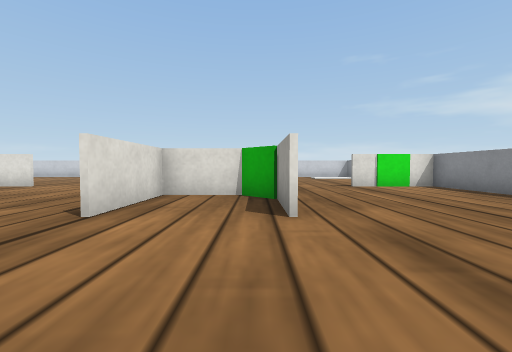
view 1 (above)

21 first-person views from a walk through a robot-simulator world made for Webots. The camera is 0.06 m above the floor, tilts 2° down and sees 90° across. The floor is counted in squares, 0.1 m on a side. Each view is taken from the middle of a square. On the plan, view 1 faces up. The plan holds only what a view shows up to about 9 squares ahead; the rest is blank. Robots are left out. Webots' stock objects and surfaces are drawn as simple stand-ins.

view 2
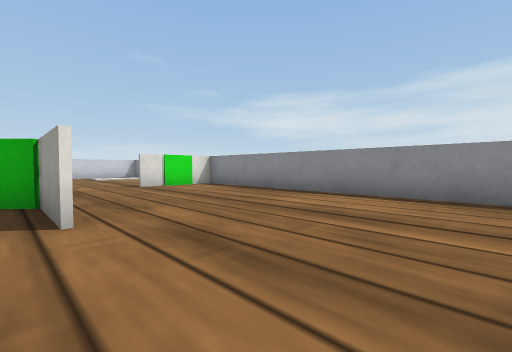

view 3
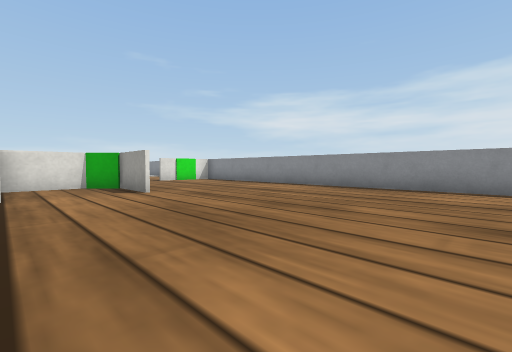

view 4
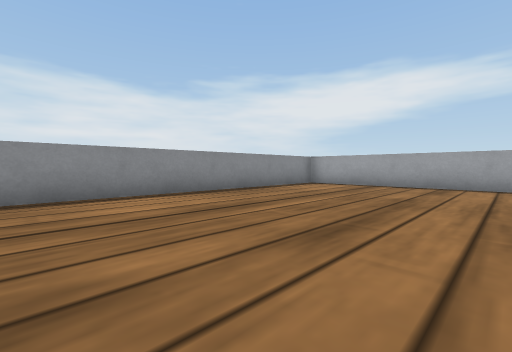

view 5
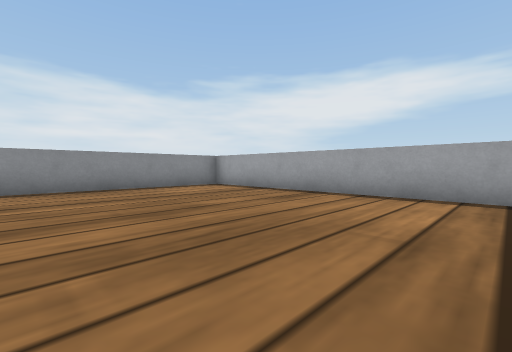

view 6
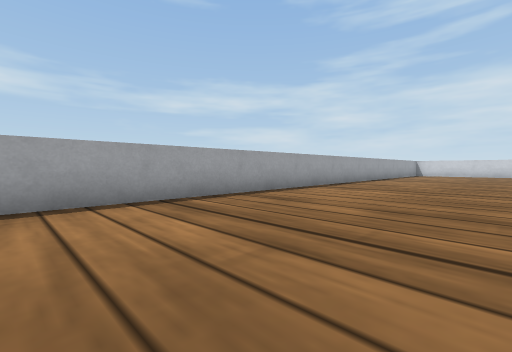

view 7
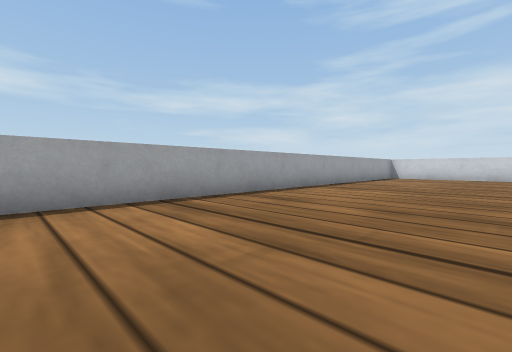

view 8
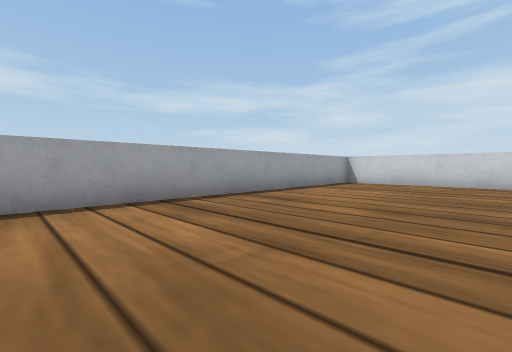

view 9
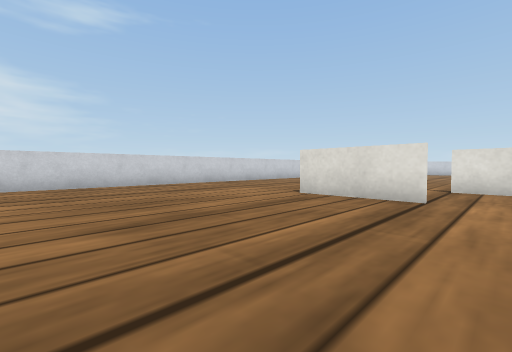

view 10
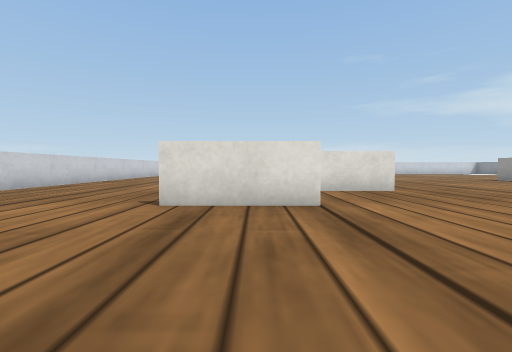

view 11
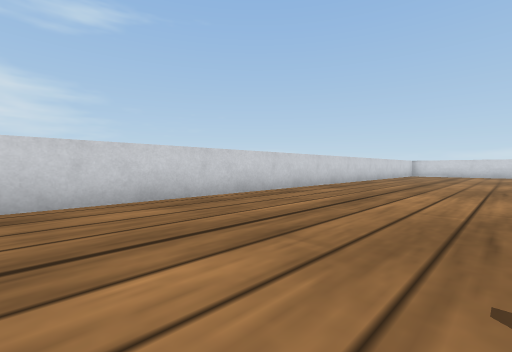

view 12
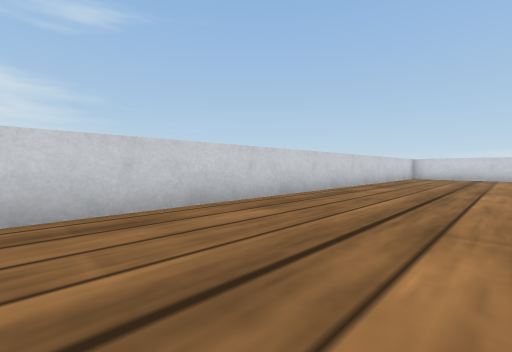

view 13
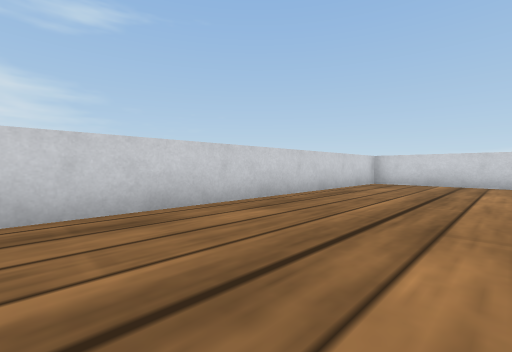

view 14
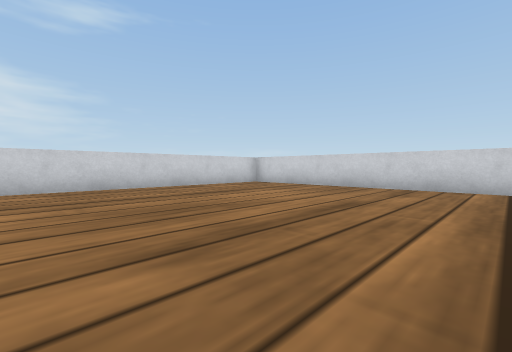

view 15
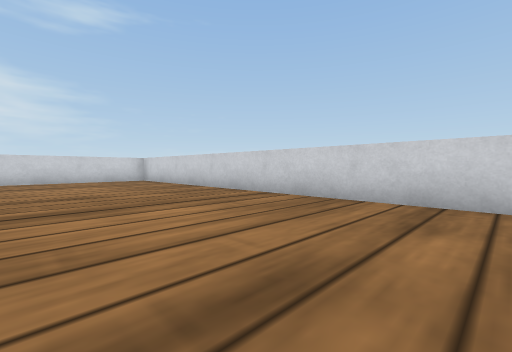

view 16
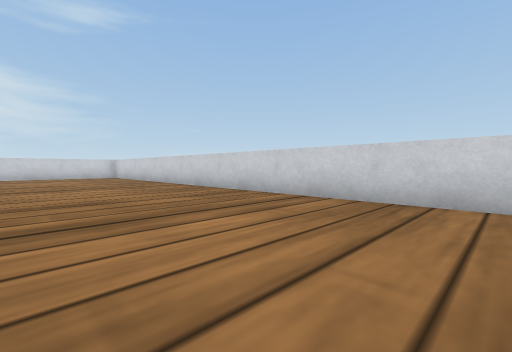

view 17
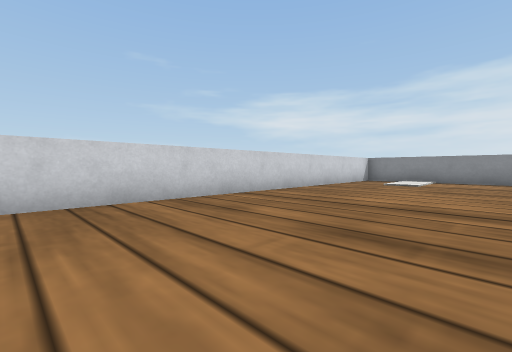

view 18
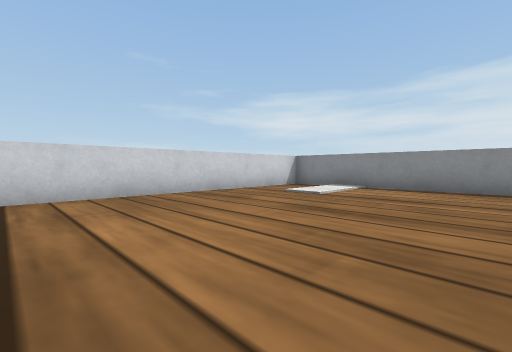

view 19
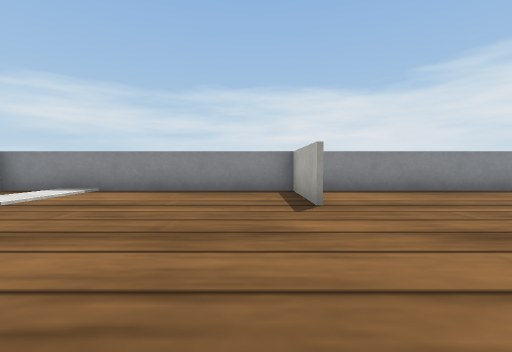

view 20
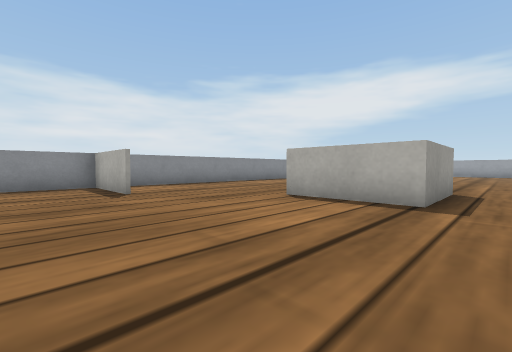

view 21
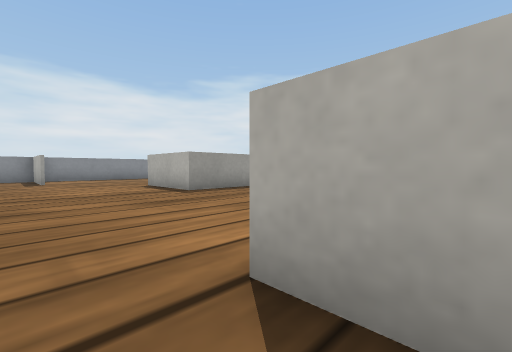

### Floor plan
Points are (right, up) in squares from view 1. A wall is a line through its corners. A room is listed if a view was taken in it or the views show most of it. See-through windows are left out.
Room 1 (views 1, 2, 3, 4, 5, 6, 7, 8, 9, 10, 11, 12, 13, 14, 15, 16, 17, 18, 19, 20, 21)
walls: (-9.5, 0.5) (-12, 0.5); (-6.9, 7.9) (-8, 7.9); (-2.1, 3.1) (-2.1, 5.5) (0.5, 5.5); (-8.1, 8) (-7, 8); (-11.9, -2) (-14.5, -2); (0.4, 3) (0.4, 4.7) (-0.3, 5.4) (-2, 5.4) (-2, 3); (3, 8) (5.5, 8); (5.6, 7.9) (3, 7.9); (-18.2, -9.5) (5.2, -9.5); (-19.5, 15.2) (-19.5, -8.2); (5.5, -9.2) (5.5, 15.5) (-19.2, 15.5)

Where each view was taken, in squares from view 1:
view 1: 0 up, 0 right, facing up
view 2: 0 up, 0 right, facing up-right
view 3: 3 down, 2 left, facing up-right
view 4: 1 down, 0 right, facing down-right
view 5: 4 down, 2 left, facing down-right
view 6: 5 down, 0 right, facing down-left
view 7: 5 down, 5 left, facing down-left
view 8: 5 down, 10 left, facing down-left
view 9: 7 down, 11 left, facing up-left
view 10: 6 down, 13 left, facing up
view 11: 3 down, 15 left, facing up-left
view 12: 1 up, 16 left, facing up-left
view 13: 6 up, 16 left, facing up-left
view 14: 8 up, 12 left, facing up-left
view 15: 11 up, 8 left, facing up-left
view 16: 11 up, 4 left, facing up-left
view 17: 11 up, 6 left, facing up-right
view 18: 10 up, 2 left, facing up-right
view 19: 9 up, 1 left, facing right
view 20: 10 up, 3 left, facing down-right
view 21: 9 up, 8 left, facing down-right
